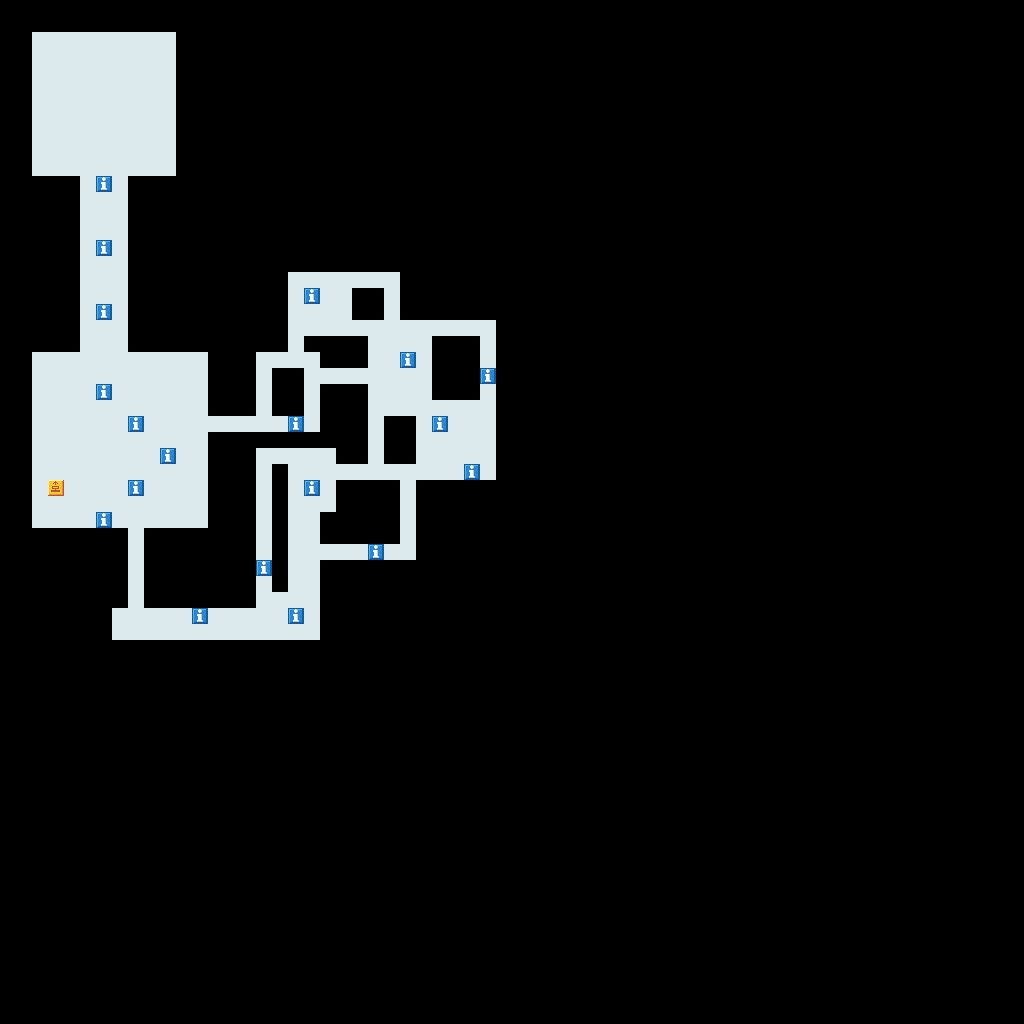

Below is a game level as drawn by its tile map, then a one-line description and the .tmx that defines it (tile-layer data replaced by summaries):
An orthogonal 64x64 tile map with 16x16 px tiles, 1 tile layer (Map) and 1 object (PlayerStart).

<map version="1.2" tiledversion="1.3.1" orientation="orthogonal" renderorder="right-down" compressionlevel="0" width="64" height="64" tilewidth="16" tileheight="16" infinite="0" nextlayerid="3" nextobjectid="3">
 <tileset firstgid="1" source="tiles/M7Tileset.tsx" />
 <layer id="1" name="Map" width="64" height="64">
  <data>[4096 cells, 491 non-empty, 4 distinct tile ids]</data>
 </layer>
 <objectgroup id="2" name="Meta">
  <object id="1" name="PlayerStart" x="56" y="58">
   <properties>
    <property name="Direction" value="E" />
   </properties>
   <point />
  </object>
 </objectgroup>
</map>
